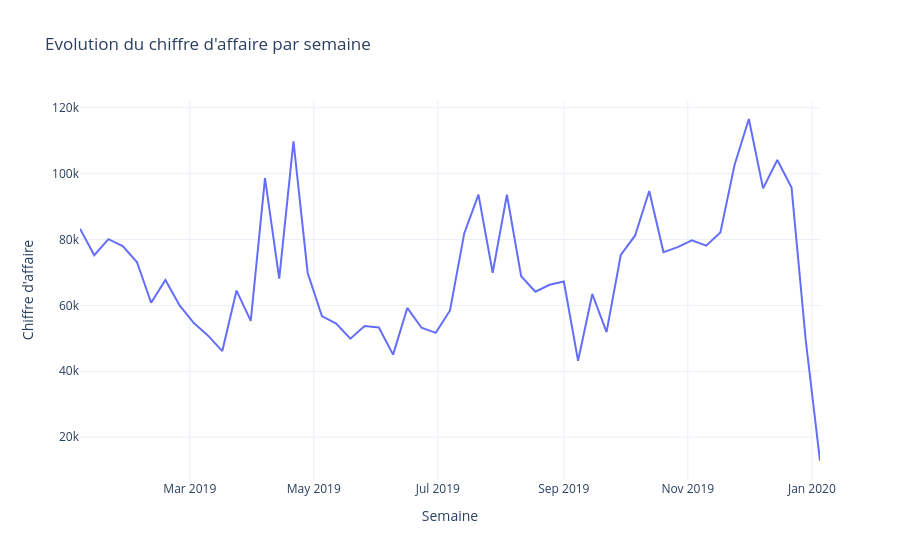

This figure's notebook cell:
### Code cell
# CA par semaine

CA_semaine = df.groupby(
    pd.Grouper(key='Transaction_Date', freq='W')
    )['Total_price'].sum().reset_index()


    # Graphique
fig = px.line(
        CA_semaine,
        x='Transaction_Date',
        y='Total_price',
        title="Evolution du chiffre d'affaire par semaine"
    )

fig.update_layout(
        xaxis_title="Semaine",
        yaxis_title="Chiffre d'affaire",
        template="plotly_white"

    )

### Figure 1 — Plotly figure (JSON) as saved in the notebook; plotly's stock layout.template omitted (floating-point values rounded to 4 significant figures)
{"data": [{"hovertemplate": "Transaction_Date=%{x}<br>Total_price=%{y}<extra></extra>", "legendgroup": "", "line": {"color": "#636efa", "dash": "solid"}, "marker": {"symbol": "circle"}, "mode": "lines", "name": "", "orientation": "v", "showlegend": false, "type": "scatter", "x": ["2019-01-06T00:00:00", "2019-01-13T00:00:00", "2019-01-20T00:00:00", "2019-01-27T00:00:00", "2019-02-03T00:00:00", "2019-02-10T00:00:00", "2019-02-17T00:00:00", "2019-02-24T00:00:00", "2019-03-03T00:00:00", "2019-03-10T00:00:00", "2019-03-17T00:00:00", "2019-03-24T00:00:00", "2019-03-31T00:00:00", "2019-04-07T00:00:00", "2019-04-14T00:00:00", "2019-04-21T00:00:00", "2019-04-28T00:00:00", "2019-05-05T00:00:00", "2019-05-12T00:00:00", "2019-05-19T00:00:00", "2019-05-26T00:00:00", "2019-06-02T00:00:00", "2019-06-09T00:00:00", "2019-06-16T00:00:00", "2019-06-23T00:00:00", "2019-06-30T00:00:00", "2019-07-07T00:00:00", "2019-07-14T00:00:00", "2019-07-21T00:00:00", "2019-07-28T00:00:00", "2019-08-04T00:00:00", "2019-08-11T00:00:00", "2019-08-18T00:00:00", "2019-08-25T00:00:00", "2019-09-01T00:00:00", "2019-09-08T00:00:00", "2019-09-15T00:00:00", "2019-09-22T00:00:00", "2019-09-29T00:00:00", "2019-10-06T00:00:00", "2019-10-13T00:00:00", "2019-10-20T00:00:00", "2019-10-27T00:00:00", "2019-11-03T00:00:00", "2019-11-10T00:00:00", "2019-11-17T00:00:00", "2019-11-24T00:00:00", "2019-12-01T00:00:00", "2019-12-08T00:00:00", "2019-12-15T00:00:00", "2019-12-22T00:00:00", "2019-12-29T00:00:00", "2020-01-05T00:00:00"], "xaxis": "x", "y": [83270.0, 75210.0, 80100.0, 77980.0, 73160.0, 60800.0, 67730.0, 60000.0, 54630.0, 50810.0, 46120.0, 64490.0, 55290.0, 98660.0, 68140.0, 109800.0, 69840.0, 56730.0, 54500.0, 49890.0, 53729, 53290.0, 45060.0, 59230.0, 53210.0, 51640.0, 58460.0, 81850.0, 93620.0, 69890.0, 93600.0, 68850.0, 64150.0, 66260.0, 67240.0, 43200.0, 63460.0, 51870.0, 75300.0, 81160.0, 94720.0, 76180.0, 77690.0, 79740.0, 78140.0, 82160.0, 102700.0, 116600.0, 95540.0, 104100.0, 95750.0, 49340.0, 12750.0], "yaxis": "y"}], "layout": {"legend": {"tracegroupgap": 0}, "title": {"text": "Evolution du chiffre d'affaire par semaine"}, "xaxis": {"anchor": "y", "domain": [0, 1], "title": {"text": "Semaine"}}, "yaxis": {"anchor": "x", "domain": [0, 1], "title": {"text": "Chiffre d'affaire"}}}}
